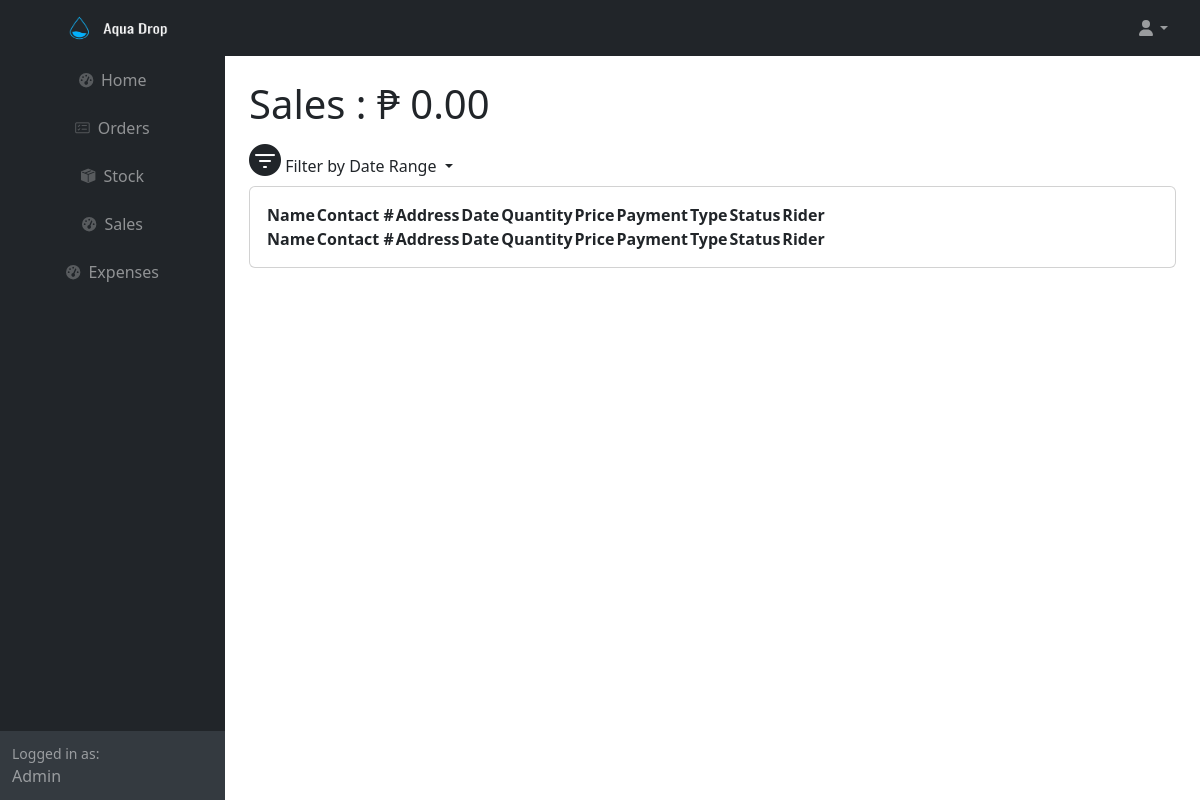
The app's page /sales.php (signed in), older data.
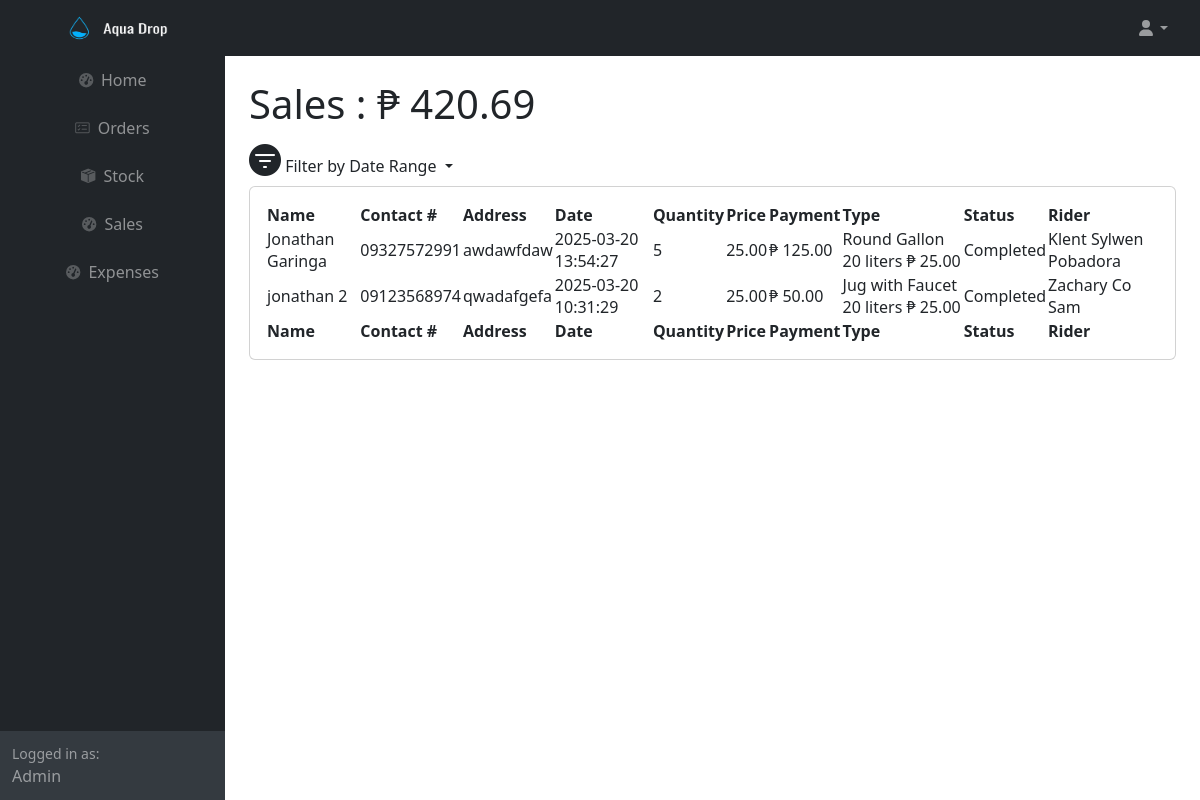
The same page, newer data.
### tables this page shows
CREATE TABLE IF NOT EXISTS `orders` (
  `order_id` int(11) NOT NULL AUTO_INCREMENT,
  `name` varchar(255) NOT NULL,
  `contact_number` varchar(11) NOT NULL,
  `address` varchar(255) NOT NULL,
  `date` timestamp NOT NULL DEFAULT current_timestamp() ON UPDATE current_timestamp(),
  `quantity` int(11) NOT NULL,
  `payment` decimal(10,2) NOT NULL,
  `type_id` int(11) NOT NULL,
  `status_id` int(11) NOT NULL,
  `rider` varchar(255) NOT NULL,
  PRIMARY KEY (`order_id`)
);

CREATE TABLE IF NOT EXISTS `type` (
  `type_id` int(11) NOT NULL AUTO_INCREMENT,
  `type_name` varchar(255) NOT NULL,
  `price` decimal(10,2) NOT NULL,
  PRIMARY KEY (`type_id`)
);

CREATE TABLE IF NOT EXISTS `status` (
  `status_id` int(11) NOT NULL AUTO_INCREMENT,
  `status_name` varchar(255) NOT NULL,
  PRIMARY KEY (`status_id`)
);

### sales.php (the view, shortened to what the changed rows need)
<?php
	require ('db.php');
    if (isset($_GET['start_date']) && isset($_GET['end_date'])) {
        $start_date = $_GET['start_date'];
        $end_date = $_GET['end_date'];
        if (validateDate($start_date) && validateDate($end_date)) {
            $start_datetime = $start_date . ' 00:00:00';
            $end_datetime = $end_date . ' 23:59:59';
            $sql = "SELECT order_id, name, contact_number, address, date, quantity, t.price, (o.quantity * t.price) AS total_price, payment, rider, o.status_id, status_name, type_name FROM orders o
            JOIN status s ON o.status_id = s.status_id
            JOIN type t ON o.type_id = t.type_id WHERE date BETWEEN :start_date AND :end_date AND o.status_id = 4";
            $stmt = $conn->prepare($sql);
            $stmt->bindParam(':start_date', $start_datetime, PDO::PARAM_STR);
            $stmt->bindParam(':end_date', $end_datetime, PDO::PARAM_STR);
            $stmt->execute();
            $data = $stmt->fetchAll(PDO::FETCH_ASSOC);
            $sql_total_payment = "SELECT SUM(payment) AS total_payment FROM orders WHERE date BETWEEN :start_date AND :end_date AND status_id = 4";
            $stmt_total_payment = $conn->prepare($sql_total_payment);
            $stmt_total_payment->bindParam(':start_date', $start_datetime, PDO::PARAM_STR);
            $stmt_total_payment->bindParam(':end_date', $end_datetime, PDO::PARAM_STR);
            $stmt_total_payment->execute();
            $total_payment = $stmt_total_payment->fetch(PDO::FETCH_ASSOC)['total_payment'];
        }
    }
    else{
        $sql = "SELECT order_id, name, contact_number, address, date, quantity,price, (o.quantity * t.price) AS total_price,payment, rider, o.status_id, status_name, type_name FROM orders o
        JOIN status s ON o.status_id = s.status_id
        JOIN type t ON o.type_id = t.type_id
        WHERE o.status_id = 4";
        $stmt = $conn->prepare($sql);
        $stmt->execute();
        $data = $stmt->fetchAll(PDO::FETCH_ASSOC);
        $sql_total_payment = "SELECT SUM(payment) AS total_payment FROM orders WHERE status_id = 4";
        $stmt_total_payment = $conn->prepare($sql_total_payment);
        $stmt_total_payment->execute();
        $total_payment = $stmt_total_payment->fetch(PDO::FETCH_ASSOC)['total_payment'];
    }
?>
<html lang="en">
    <head>
        <link rel="stylesheet" href="https://cdn.jsdelivr.net/npm/bootstrap-icons/font/bootstrap-icons.css">
        <link href="https://cdn.jsdelivr.net/npm/simple-datatables@7.1.2/dist/style.min.css" rel="stylesheet" />
        <link href="css/styles.css" rel="stylesheet" />
    </head>
    <body class="sb-nav-fixed">
        <div id="layoutSidenav">
            <div id="layoutSidenav_content">
                <main>
                    <div class="container-fluid px-4">
                        <h1 class="mt-4">Sales : ₱ <?php echo number_format($total_payment, 2); ?></h1>
                        <ul class="navbar-nav ms-auto me-3 me-lg-4 d-flex align-items-">
                            <li class="nav-item dropdown">
                            </li>
                        </ul>
                        <div class="card mb-4">
                            <div class="card-body">
                                <table id="datatablesSimple">
                                <thead>
                                        <tr>
                                            <th>Name</th>
                                            <th>Contact #</th>
                                            <th>Address</th>
                                            <th>Date</th>
                                            <th>Quantity</th>
                                            <th>Price</th>
                                            <th>Payment</th>
                                            <th>Type</th>
                                             <th>Status</th>
                                             <th>Rider</th>
                                        </tr>
                                    </thead>
                                    <tfoot>
                                        <tr>
                                            <th>Name</th>
                                            <th>Contact #</th>
                                            <th>Address</th>
                                            <th>Date</th>
                                            <th>Quantity</th>
                                            <th>Price</th>
                                            <th>Payment</th>
                                            <th>Type</th>
                                            <th>Status</th>
                                            <th>Rider</th>
                                        </tr>
                                    </tfoot>
                                    <tbody>
                                        <?php foreach($data as $row): ?>
                                        <tr>
                                            <td><?php echo $row['name']?></td>
                                            <td><?php echo $row['contact_number']?></td>
                                            <td><?php echo $row['address']?></td>
                                            <td><?php echo $row['date']?></td>
                                            <td><?php echo $row['quantity']?></td>
                                            <td><?php echo $row['price']?></td>
                                            <td>₱ <?php echo $row['total_price']?></td>
                                            <td><?php echo $row['type_name']?></td>
                                            <td><?php echo $row['status_name']?></td>
                                            <td><?php echo $row['rider']?></td>
                                        </tr>
                                        <?php endforeach;?>
                                    </tbody>
                                </table>
                            </div>
                        </div>
                    </div>
                </main>
            </div>
        </div>
    </body>
</html>

Row changes from the older to the newer data that the page shows:
now on this page (row edited): orders: name "Jonathan Garinga", contact_number "09327572991", address "awdawfdaw", date "2025-03-20 13:54:27", quantity "5", type.price "25.00", total_price "125.00", type.type_name "Round Gallon 20 liters ₱ 25.00", status.status_name "Completed", rider "Klent Sylwen Pobadora"
now on this page (row edited): orders: name "jonathan 2", contact_number "09123568974", address "qwadafgefa", date "2025-03-20 10:31:29", quantity "2", type.price "25.00", total_price "50.00", type.type_name "Jug with Faucet 20 liters ₱ 25.00", status.status_name "Completed", rider "Zachary Co Sam"
Text that changed along with them:
$total_payment: "0.00" → "420.69"
